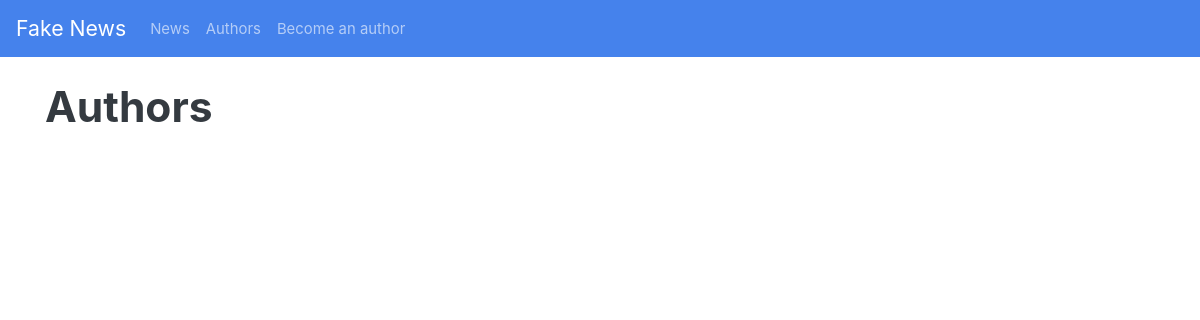
The page /authors.php on the database as committed earlier.
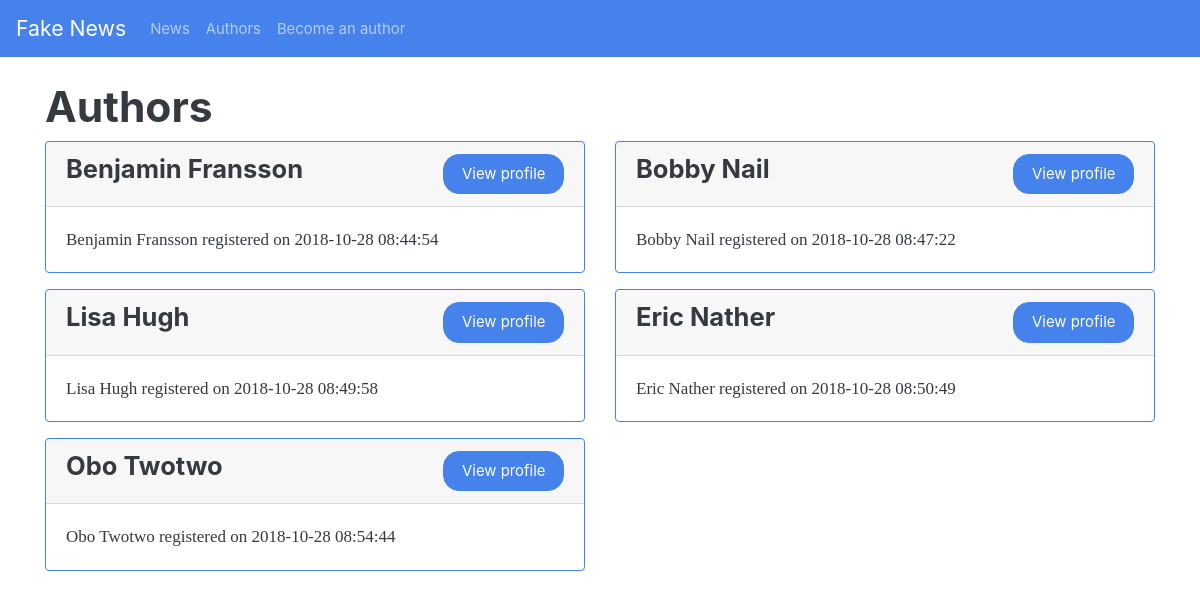
The same page on the database as committed later.
### tables this page shows
CREATE TABLE "users" (
                id INTEGER PRIMARY KEY AUTOINCREMENT,
                name TEXT NOT NULL,
                email TEXT NOT NULL,
                password TEXT NOT NULL,
                date TIMESTAMP NOT NULL DEFAULT CURRENT_TIMESTAMP
                );

### authors.php (called while the page is built, shortened)
<?php
require_once $_SERVER['DOCUMENT_ROOT'].'/database/db.php';
$title = 'Authors';
$db = new ConnectToDatabase;
$query = 'SELECT * FROM users ORDER BY date ASC;';
$users = $db->getData($query);
require_once $_SERVER['DOCUMENT_ROOT'].'/components/head.php';
require_once $_SERVER['DOCUMENT_ROOT'].'/components/nav.php';
require_once $_SERVER['DOCUMENT_ROOT'].'/content/authors.php';
require_once $_SERVER['DOCUMENT_ROOT'].'/components/footer.php';

### database/db.php (called while the page is built, shortened)
<?php
class ConnectToDatabase
{
    private $pdo;
    public function __construct()
    {
        $this->fileName = $_SERVER['DOCUMENT_ROOT'].'/database/fake-news.db';
        $dsn = "sqlite:$this->fileName";
        $this->pdo = new PDO($dsn);
        $this->pdo->setAttribute(PDO::ATTR_ERRMODE,
                            PDO::ERRMODE_EXCEPTION);
        $this->pdo->exec('CREATE TABLE IF NOT EXISTS "users" (
                id INTEGER PRIMARY KEY AUTOINCREMENT,
                name TEXT NOT NULL,
                email TEXT NOT NULL,
                password TEXT NOT NULL,
                date TIMESTAMP NOT NULL DEFAULT CURRENT_TIMESTAMP
                );');
        $this->pdo->exec('CREATE TABLE IF NOT EXISTS "posts" (
                id INTEGER PRIMARY KEY AUTOINCREMENT,
                title TEXT NOT NULL,
                content TEXT NOT NULL,
                author INTEGER,
                likes INTEGER NOT NULL,
                date TIMESTAMP NOT NULL DEFAULT CURRENT_TIMESTAMP,
                FOREIGN KEY (id) REFERENCES users(id)
                );');
    }
    public function getData(string $query, ?array $params = []): array
    {
        $sth = $this->pdo->prepare($query);
        $sth->execute($params);
        return $sth->fetchAll(PDO::FETCH_ASSOC);
    }
}

### content/authors.php (the view)
<main>
    <div class="container mt-4">
        <div class="row">
            <div class="col">
                <h1><?=$title?></h1>
            </div>
        </div>
        <div class="row">
        <?php foreach($users as $user): ?>
            <div class="col-sm-12 col-lg-6">
                <div class="card border-primary mb-3">
                    <div class="card-header">
                        <div class="row">
                            <div class="col-8"><h4><?= ucfirst($user['name']); ?></h4></div>
                            <div class="col-4 d-flex justify-content-end"><a class="card-link btn btn-primary" href="/author.php?id=<?= $user['id']; ?>">View profile</a></div>
                        </div>
                    </div>
                    <div class="card-body">
                        <p class="card-text"><?= ucfirst($user['name']); ?> registered on <?= $user['date']; ?></p>
                    </div>
                </div>
            </div>
        <?php endforeach; ?>
        </div>
    </div>
</main>

### components/head.php (shortened to what this page needs)
<!DOCTYPE html>
<html lang="en">
    <head>
    <link rel="stylesheet" href="css/bootswatch.css">
</head>
<body>

### components/nav.php (shortened to what this page needs)
<?php if(isset($_SESSION['user'])): ?>
<nav class="navbar navbar-expand-lg navbar-dark bg-primary">
    <a class="navbar-brand" href="/">Fake News</a>
    <button class="navbar-toggler" type="button" data-toggle="collapse" data-target="#navbarColor01" aria-controls="navbarColor01"
        aria-expanded="false" aria-label="Toggle navigation">
        <span class="navbar-toggler-icon"></span>
    </button>
    <div class="collapse navbar-collapse" id="navbarColor01">
        <ul class="navbar-nav mr-auto">
            <li class="nav-item">
                <a class="nav-link" href="/">News</a>
            </li>
            <li class="nav-item">
                <a class="nav-link" href="/authors.php">Authors</a>
            </li>
            <li class="nav-item">
                <a class="nav-link" href="/my_news.php">My News</a>
            </li>
            <li class="nav-item">
                <a class="nav-link" href="/processing/user/logout.php">Logout</a>
            </li>
        </ul>
    </div>
</nav>
<?php else: ?>
<nav class="navbar navbar-expand-lg navbar-dark bg-primary">
    <a class="navbar-brand" href="/">Fake News</a>
    <div class="collapse navbar-collapse" id="navbarColor01">
        <ul class="navbar-nav mr-auto">
            <li class="nav-item">
                <a class="nav-link" href="/">News</a>
            </li>
            <li class="nav-item">
                <a class="nav-link" href="/authors.php">Authors</a>
            </li>
            <li class="nav-item">
                <a class="nav-link" href="/login.php">Become an author</a>
            </li>
        </ul>
    </div>
</nav>
<?php endif; ?>

### components/footer.php (shortened to what this page needs)
</body>
</html>

Rows that differ between the two databases and show on the page:
added users: name "Benjamin Fransson", date "2018-10-28 08:44:54"
added users: name "Bobby Nail", date "2018-10-28 08:47:22"
added users: name "Lisa Hugh", date "2018-10-28 08:49:58"
added users: name "Eric Nather", date "2018-10-28 08:50:49"
added users: name "Obo Twotwo", date "2018-10-28 08:54:44"
